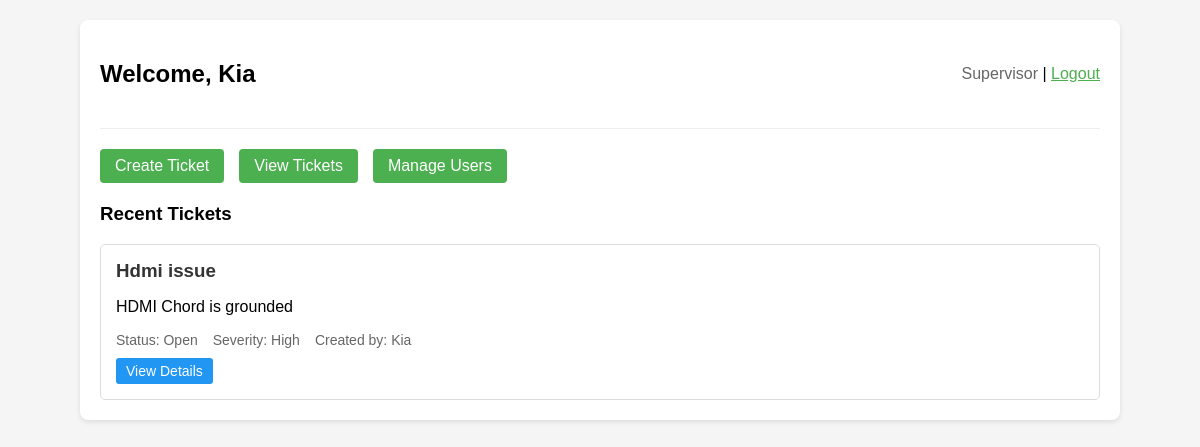
Page /dashboard.php (signed in) on the committed database.
### tables this page shows
CREATE TABLE `tickets` (
  `id` int(11) NOT NULL,
  `title` varchar(100) NOT NULL,
  `description` text NOT NULL,
  `severity` enum('low','medium','high','critical') NOT NULL,
  `status` enum('open','in_progress','resolved','closed') DEFAULT 'open',
  `created_by` int(11) NOT NULL,
  `assigned_to` int(11) DEFAULT NULL,
  `department` varchar(50) NOT NULL,
  `created_at` timestamp NOT NULL DEFAULT current_timestamp(),
  `updated_at` timestamp NOT NULL DEFAULT current_timestamp() ON UPDATE current_timestamp()
);

CREATE TABLE `users` (
  `id` int(11) NOT NULL,
  `username` varchar(50) NOT NULL,
  `password` varchar(255) NOT NULL,
  `full_name` varchar(100) NOT NULL,
  `email` varchar(100) NOT NULL,
  `role` enum('admin','supervisor','officer','junior_officer') NOT NULL,
  `department` varchar(50) NOT NULL,
  `created_at` timestamp NOT NULL DEFAULT current_timestamp()
);

### dashboard.php (the view, shortened to what this page needs)
<?php
require_once '../helpdesk-system/api/config/database.php';
$user_id = $_SESSION['user_id'];
$role = $_SESSION['role'];
$department = $_SESSION['department'];
?>
<!DOCTYPE html>
<html>
<head>
</head>
<body>
    <div class="container">
        <div class="header">
            <h2>Welcome, <?= htmlspecialchars($_SESSION['username']) ?></h2>
            <div>
                <span style="color:#666;"><?= ucfirst(str_replace('_', ' ', $role)) ?></span> |
                <a href="includes/logout.php" style="color:#4CAF50;">Logout</a>
            </div>
        </div>
        <div class="menu">
            <a href="tickets/create.php">Create Ticket</a>
            <a href="tickets/view.php">View Tickets</a>
            <?php if ($role === 'admin' || $role === 'supervisor'): ?>
                <a href="users/">Manage Users</a>
            <?php endif; ?>
        </div>
        <h3>Recent Tickets</h3>
        <div class="ticket-list">
            <?php
            $query = "SELECT t.*, u.username as created_by_username
                     FROM tickets t
                     JOIN users u ON t.created_by = u.id
                     WHERE t.department = ?";
            if ($role === 'junior_officer') {
                $query .= " AND (t.severity != 'critical' OR t.assigned_to = ?)";
                $params = [$department, $user_id];
            } else {
                $params = [$department];
            }
            $query .= " ORDER BY t.created_at DESC LIMIT 5";
            $stmt = $pdo->prepare($query);
            $stmt->execute($params);
            while ($ticket = $stmt->fetch()):
            ?>
                <div class="ticket">
                    <h3><?= htmlspecialchars($ticket['title']) ?></h3>
                    <p><?= htmlspecialchars($ticket['description']) ?></p>
                    <div class="ticket-meta">
                        <span>Status: <?= ucfirst(str_replace('_', ' ', $ticket['status'])) ?></span>
                        <span>Severity: <?= ucfirst($ticket['severity']) ?></span>
                        <span>Created by: <?= htmlspecialchars($ticket['created_by_username']) ?></span>
                    </div>
                    <a href="tickets/manage.php?id=<?= $ticket['id'] ?>" class="view-btn">View Details</a>
                </div>
            <?php endwhile; ?>
        </div>
    </div>
</body>
</html>

### dashboard.php (style rules this page uses)
body { font-family: Arial, sans-serif; margin: 0; padding: 20px; background: #f5f5f5; }
.container { max-width: 1000px; margin: 0 auto; background: white; padding: 20px; border-radius: 8px; box-shadow: 0 2px 5px rgba(0,0,0,0.1); }
.header { display: flex; justify-content: space-between; align-items: center; padding-bottom: 20px; border-bottom: 1px solid #eee; margin-bottom: 20px; }
.menu { display: flex; gap: 15px; margin-bottom: 20px; }
.menu a { padding: 8px 15px; background: #4CAF50; color: white; text-decoration: none; border-radius: 4px; }
.ticket-list { display: grid; gap: 15px; }
.ticket { padding: 15px; border: 1px solid #ddd; border-radius: 5px; background: white; }
.ticket h3 { margin: 0 0 10px 0; color: #333; }
.ticket-meta { display: flex; gap: 15px; font-size: 14px; color: #666; }
.view-btn { display: inline-block; margin-top: 10px; padding: 5px 10px; background: #2196F3; color: white; text-decoration: none; border-radius: 3px; font-size: 14px; }

### rows in the picture
tickets: title "Hdmi issue", description "HDMI Chord is grounded", status "Open", severity "High", created_by.username "Kia"

### other values in the picture
$_SESSION['username'] "Kia"
str_replace('_', ' ', $role) "Supervisor"
